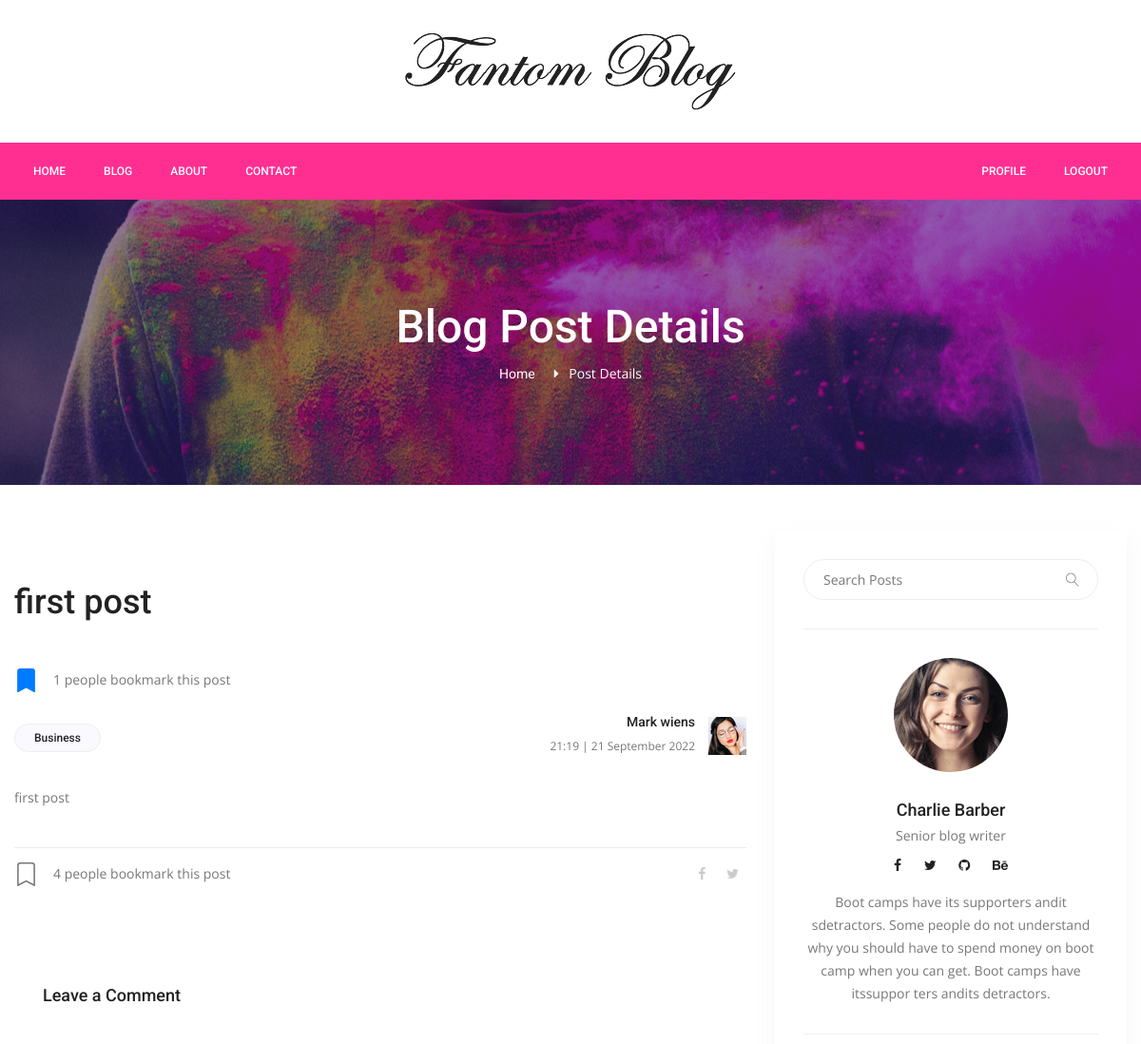
The page /post-detail/1 (signed in, upper part) on the database as committed earlier.
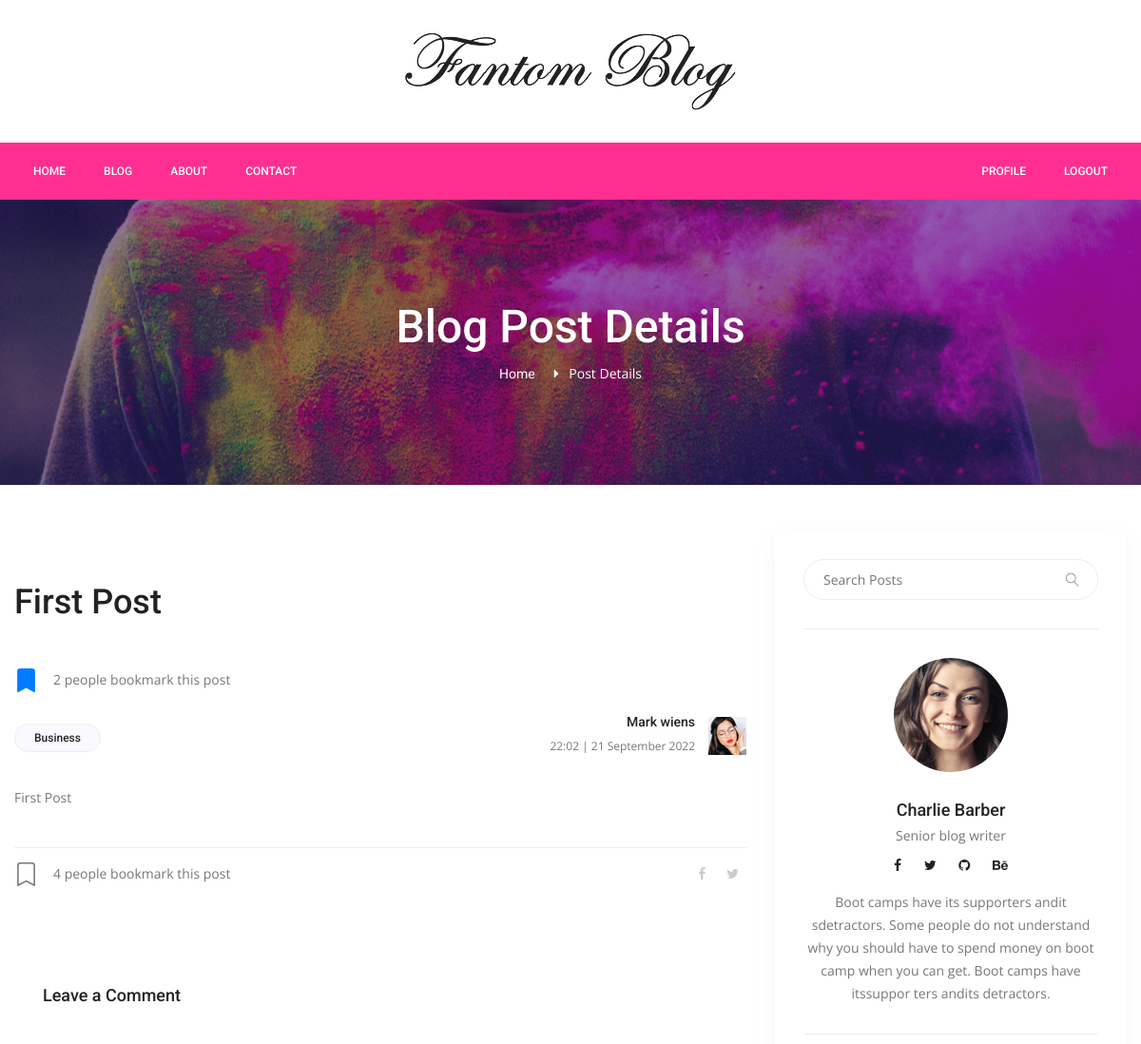
The same page on the database as committed later.
### server.py (models this page shows)
class Post(db.Model):
    __tablename__ = "posts"
    id = db.Column(db.Integer, primary_key=True)
    title = db.Column(db.String(500), unique=True, nullable=False)
    subtitle = db.Column(db.String(500), nullable=False)
    description = db.Column(db.Text, nullable=False)
    image_url = db.Column(db.String(500), nullable=False)
    category = db.Column(db.String(250), nullable=False)
    tags = db.Column(db.String(500), nullable=False)
    total_view = db.Column(db.Integer, nullable=False)
    created_date = db.Column(db.String(250), nullable=False)
    updated_date = db.Column(db.String(250), nullable=False)
    post_info = db.relationship("Bookmark", back_populates="post")
    comment_post_info = db.relationship("Comment", back_populates="post")

### server.py (the view, shortened to what this page needs)
@app.route("/post-detail/<int:post_id>", methods=["GET","POST"])
def post_detail(post_id):
    post = Post.query.get(post_id)
    post.total_view += 1
    db.session.add(post)
    db.session.commit()
    search = request.args.get("search")
    if search != None:
        search_posts = Post.query.filter(Post.title.contains(search)).all()
        return render_template("blog/pages/search.html", path=request.path, posts=search_posts, sidebar=sidebar, logged_in=current_user.is_authenticated)
    category = request.args.get("category")
    if category != None:
        category_posts = Post.query.filter_by(category=category).all()
        return render_template("blog/pages/search.html", path=request.path, posts=category_posts, sidebar=sidebar, logged_in=current_user.is_authenticated)
    query_tag = request.args.get("tag")
    bookmark = Bookmark.query.filter_by(user_id=current_user.id, post_id=post.id).first()
    saved = True
    if bookmark == None:
        saved = False
    count_bookmark = Bookmark.query.filter_by(post_id=post_id).all()
    total_bookmark = len(count_bookmark)
    if request.method == "POST":
        text = request.form["comment"]
        new_comment = Comment(text_comment=text, user=current_user, post=post)
        db.session.add(new_comment)
        db.session.commit()
        return redirect(url_for("post_detail", post_id=post_id))
    return render_template("blog/pages/post-detail.html", post=post, sidebar=sidebar, logged_in=current_user.is_authenticated, saved=saved, total_bookmark=total_bookmark)

### server.py (called while the page is built)
@login_manager.user_loader
def load_user(user_id):
    return User.query.get(user_id)

### templates/blog/pages/post-detail.html (shortened to what this page needs)
{% extends "blog/layouts/base.html" %}
{% block content %}
<section class="banner_area">
  <div class="banner_inner d-flex align-items-center">
    <div
      class="overlay bg-parallax"
      data-stellar-ratio="0.9"
      data-stellar-vertical-offset="0"
      data-background=""
    ></div>
    <div class="container">
      <div class="banner_content text-center">
        <h2>Blog Post Details</h2>
        <div class="page_link">
          <a href="{{ url_for('home') }}">Home</a>
          <span style="color: white">Post Details</span>
        </div>
      </div>
    </div>
  </div>
</section>
<section class="blog_area pt-5 single-post-area">
  <div class="container">
    <div class="row">
      <div class="col-lg-8">
        <div class="main_blog_details">
          <a href="#"><h4>{{ post.title }}</h4></a>
          <div class="post-bookmark">
            <div>
              <a href="{{ url_for('bookmark', post_id=post.id) }}">
                {% if saved == False %}
                <svg
                  xmlns="http://www.w3.org/2000/svg"
                  width="25"
                  height="25"
                  fill="currentColor"
                  class="bi bi-bookmark"
                  viewBox="0 0 16 16"
                >
                  <path
                    d="M2 2a2 2 0 0 1 2-2h8a2 2 0 0 1 2 2v13.5a.5.5 0 0 1-.777.416L8 13.101l-5.223 2.815A.5.5 0 0 1 2 15.5V2zm2-1a1 1 0 0 0-1 1v12.566l4.723-2.482a.5.5 0 0 1 .554 0L13 14.566V2a1 1 0 0 0-1-1H4z"
                  />
                </svg>
                {% else %}
                <svg
                  xmlns="http://www.w3.org/2000/svg"
                  width="25"
                  height="25"
                  fill="currentColor"
                  class="bi bi-bookmark-fill"
                  viewBox="0 0 16 16"
                >
                  <path
                    d="M2 2v13.5a.5.5 0 0 0 .74.439L8 13.069l5.26 2.87A.5.5 0 0 0 14 15.5V2a2 2 0 0 0-2-2H4a2 2 0 0 0-2 2z"
                  />
                </svg>
                {% endif %}
              </a>
            </div>
            <div>{{ total_bookmark }} people bookmark this post</div>
          </div>
          <div class="user_details">
            <div class="float-left">
              <a href="#">{{ post.category }}</a>
            </div>
            <div class="float-right">
              <div class="media">
                <div class="media-body">
                  <h5>Mark wiens</h5>
                  <p>{{ post.updated_date }}</p>
                </div>
                <div class="d-flex">
                  <img
                    src="{{ url_for('static', filename='img/blog/user-img.jpg') }}"
                    alt=""
                  />
                </div>
              </div>
            </div>
          </div>
          <div class="post-desc-img">{{ post.description | safe }}</div>
          <div class="news_d_footer">
            <div class="footer-post-bookmark">
              <div class="pb-icon">
                <a href="#">
                </a>
              </div>
              <div class="pb-title">4 people bookmark this post</div>
            </div>
            <div class="news_socail ml-auto">
              <a href="#"><i class="fa fa-facebook"></i></a>
              <a href="#"><i class="fa fa-twitter"></i></a>
            </div>
          </div>
        </div>
        <div class="comment-form">
          <h4>Leave a Comment</h4>
        </div>
      </div>
      <div class="col-lg-4">{% include 'blog/include/sidebar.html' %}</div>
    </div>
  </div>
</section>
{% endblock %}

Rows that differ between the two databases and show on the page:
changed Post "Business": title "first post" → "First Post"; updated_date "21:19 | 21 September 2022" → "22:02 | 21 September 2022"; description "first post" → "First Post"
Other text that changed with them:
{{ total_bookmark }}: "1" → "2"
